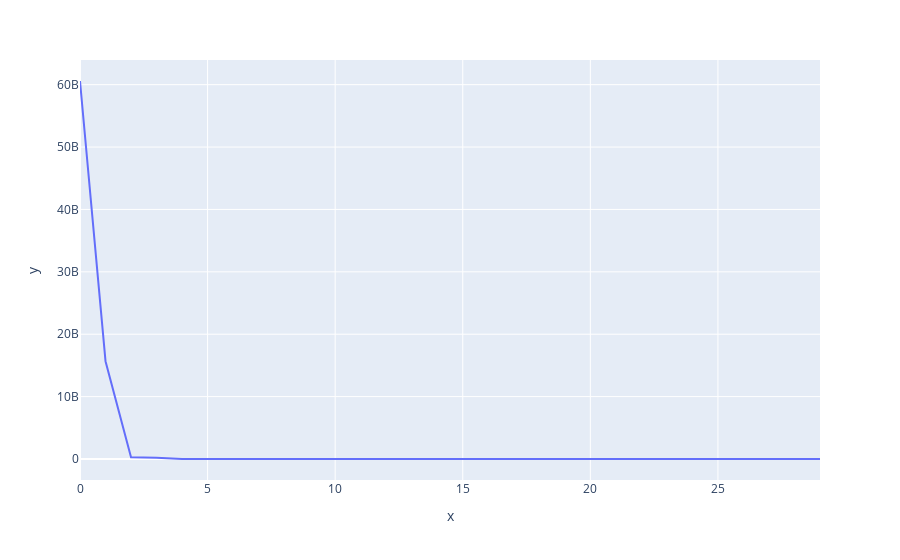

This figure's notebook cell:
### Code cell
pca = PCA(30).fit(X)
px.line(x=range(0,len(pca.explained_variance_)),y= pca.explained_variance_)

### Figure 1 — Plotly figure (JSON) as saved in the notebook; plotly's stock layout.template omitted (floating-point values rounded to 4 significant figures)
{"data": [{"hovertemplate": "x=%{x}<br>y=%{y}<extra></extra>", "legendgroup": "", "line": {"color": "#636efa", "dash": "solid"}, "marker": {"symbol": "circle"}, "mode": "lines", "name": "", "orientation": "v", "showlegend": false, "type": "scatter", "x": [0, 1, 2, 3, 4, 5, 6, 7, 8, 9, 10, 11, 12, 13, 14, 15, 16, 17, 18, 19, 20, 21, 22, 23, 24, 25, 26, 27, 28, 29], "xaxis": "x", "y": [60590000000.0, 15670000000.0, 276300000.0, 206900000.0, 124200.0, 101800.0, 48.62, 46.21, 0.8787, 0.8481, 0.7149, 0.6807, 0.5795, 0.3785, 0.3363, 0.3059, 0.1274, 0.1211, 0.12, 0.09741, 0.0672, 0.05921, 0.05024, 0.04867, 0.04285, 0.03988, 0.03851, 0.03296, 0.01829, 0.01639], "yaxis": "y"}], "layout": {"legend": {"tracegroupgap": 0}, "margin": {"t": 60}, "xaxis": {"anchor": "y", "domain": [0, 1], "title": {"text": "x"}}, "yaxis": {"anchor": "x", "domain": [0, 1], "title": {"text": "y"}}}}
